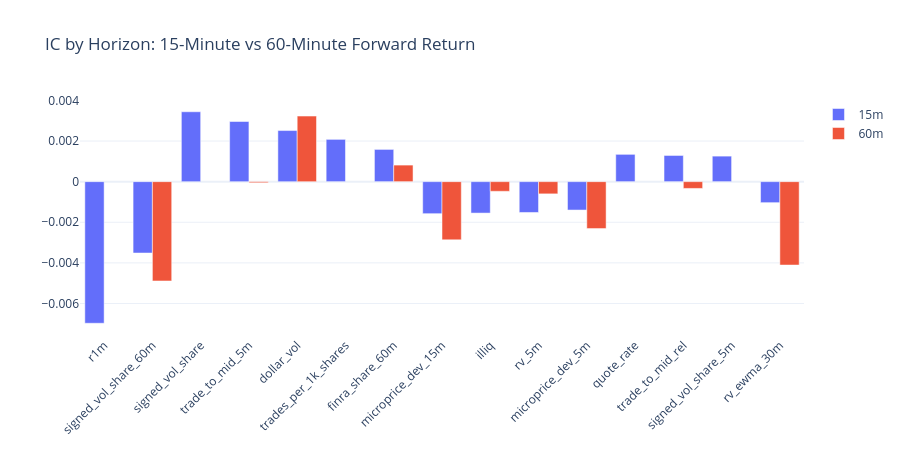

Notebook source saved alongside this figure:
### Code cell
# Multi-horizon IC bar chart
if horizon_rows:
    horizon_df = pl.DataFrame(horizon_rows)
    fig = go.Figure()
    fig.add_trace(
        go.Bar(name="15m", x=horizon_df["feature"].to_list(), y=horizon_df["ic_15m"].to_list())
    )
    fig.add_trace(
        go.Bar(name="60m", x=horizon_df["feature"].to_list(), y=horizon_df["ic_60m"].to_list())
    )
    fig.update_layout(
        title="IC by Horizon: 15-Minute vs 60-Minute Forward Return",
        barmode="group",
        xaxis_tickangle=-45,
        template="plotly_white",
        height=450,
    )
    fig.show()
else:
    print("Skipping multi-horizon IC (no features tested or 60m labels missing)")

### Figure 1 — Plotly figure (JSON) as saved in the notebook; plotly's stock layout.template omitted (floating-point values rounded to 4 significant figures)
{"data": [{"name": "15m", "type": "bar", "x": ["r1m", "signed_vol_share_60m", "signed_vol_share", "trade_to_mid_5m", "dollar_vol", "trades_per_1k_shares", "finra_share_60m", "microprice_dev_15m", "illiq", "rv_5m", "microprice_dev_5m", "quote_rate", "trade_to_mid_rel", "signed_vol_share_5m", "rv_ewma_30m"], "y": [-0.006974, -0.003516, 0.003443, 0.002963, 0.002517, 0.002083, 0.001588, -0.001577, -0.001548, -0.001518, -0.001398, 0.001345, 0.00129, 0.001257, -0.001035]}, {"name": "60m", "type": "bar", "x": ["r1m", "signed_vol_share_60m", "signed_vol_share", "trade_to_mid_5m", "dollar_vol", "trades_per_1k_shares", "finra_share_60m", "microprice_dev_15m", "illiq", "rv_5m", "microprice_dev_5m", "quote_rate", "trade_to_mid_rel", "signed_vol_share_5m", "rv_ewma_30m"], "y": [null, -0.004892, null, -5.389e-05, 0.00323, null, 0.0008159, -0.002867, -0.0004756, -0.000602, -0.002313, null, -0.0003339, null, -0.004108]}], "layout": {"barmode": "group", "height": 450, "title": {"text": "IC by Horizon: 15-Minute vs 60-Minute Forward Return"}, "xaxis": {"tickangle": -45}}}
